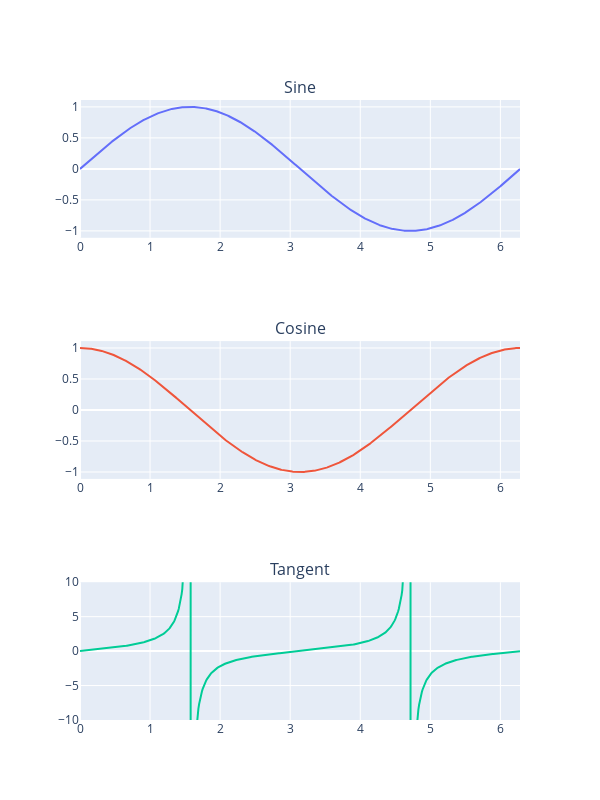

The notebook cell saved with this chart:
### Markdown cell above
## Plotting Trig Functions
Here are plots of sine, cosine, and tangent along the circle (0 to $2\pi$).
They are periodic functions, meaning that they repeat every $2\pi$ radians. 
Notice that tangent diverges at $\pi/2$ and $3\pi/2$, angles corresponding to $x=0$.

### Code cell
from plotly.subplots import make_subplots
import plotly.graph_objects as go
import numpy as np
phi=np.arange(0,2*np.pi,.01)

fig = make_subplots(rows=3, cols=1,
        subplot_titles=("Sine","Cosine","Tangent")
                   )

fig.add_trace(go.Scatter(x=phi,y=np.sin(phi)),row=1,col=1)
fig.add_trace(go.Scatter(x=phi,y=np.cos(phi)),row=2,col=1)
fig.add_trace(go.Scatter(x=phi,y=np.tan(phi)),row=3,col=1)
fig.update_yaxes(range=[-10,10],row=3,col=1)
fig.update_layout(showlegend=False)
fig.update_layout(height=800,width=600)
fig.show()

### Figure 1 — Plotly figure (JSON) as saved in the notebook; plotly's stock layout.template omitted (floating-point values rounded to 4 significant figures; data arrays with more than 128 entries replaced by an {"elided": "..."} marker saying what was removed)
{"data": [{"type": "scatter", "x": {"elided": "629 float values"}, "xaxis": "x", "y": {"elided": "629 float values"}, "yaxis": "y"}, {"type": "scatter", "x": {"elided": "629 float values"}, "xaxis": "x2", "y": {"elided": "629 float values"}, "yaxis": "y2"}, {"type": "scatter", "x": {"elided": "629 float values"}, "xaxis": "x3", "y": {"elided": "629 float values"}, "yaxis": "y3"}], "layout": {"annotations": [{"font": {"size": 16}, "showarrow": false, "text": "Sine", "x": 0.5, "xanchor": "center", "xref": "paper", "y": 1, "yanchor": "bottom", "yref": "paper"}, {"font": {"size": 16}, "showarrow": false, "text": "Cosine", "x": 0.5, "xanchor": "center", "xref": "paper", "y": 0.6111, "yanchor": "bottom", "yref": "paper"}, {"font": {"size": 16}, "showarrow": false, "text": "Tangent", "x": 0.5, "xanchor": "center", "xref": "paper", "y": 0.2222, "yanchor": "bottom", "yref": "paper"}], "height": 800, "showlegend": false, "width": 600, "xaxis": {"anchor": "y", "autorange": true, "domain": [0, 1], "range": [0, 6.28], "type": "linear"}, "xaxis2": {"anchor": "y2", "autorange": true, "domain": [0, 1], "range": [0, 6.28], "type": "linear"}, "xaxis3": {"anchor": "y3", "autorange": true, "domain": [0, 1], "range": [0, 6.28], "type": "linear"}, "yaxis": {"anchor": "x", "autorange": true, "domain": [0.7778, 1], "range": [-1.111, 1.111], "type": "linear"}, "yaxis2": {"anchor": "x2", "autorange": true, "domain": [0.3889, 0.6111], "range": [-1.111, 1.111], "type": "linear"}, "yaxis3": {"anchor": "x3", "domain": [0, 0.2222], "range": [-10, 10], "type": "linear"}}}
